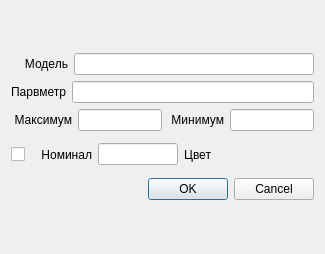
<?xml version="1.0" encoding="UTF-8"?>
<ui version="4.0">
 <class>TrendVarProp</class>
 <widget class="QDialog" name="TrendVarProp">
  <property name="windowModality">
   <enum>Qt::WindowModality::ApplicationModal</enum>
  </property>
  <property name="geometry">
   <rect>
    <x>0</x>
    <y>0</y>
    <width>325</width>
    <height>254</height>
   </rect>
  </property>
  <property name="windowTitle">
   <string/>
  </property>
  <property name="layoutDirection">
   <enum>Qt::LayoutDirection::LeftToRight</enum>
  </property>
  <property name="modal">
   <bool>false</bool>
  </property>
  <layout class="QVBoxLayout" name="verticalLayout_2">
   <item>
    <layout class="QVBoxLayout" name="verticalLayout">
     <item>
      <layout class="QHBoxLayout" name="horizontalLayout">
       <item>
        <widget class="QLabel" name="label">
         <property name="text">
          <string>    Модель</string>
         </property>
         <property name="alignment">
          <set>Qt::AlignmentFlag::AlignRight|Qt::AlignmentFlag::AlignTrailing|Qt::AlignmentFlag::AlignVCenter</set>
         </property>
        </widget>
       </item>
       <item>
        <widget class="QLineEdit" name="Object"/>
       </item>
      </layout>
     </item>
     <item>
      <layout class="QHBoxLayout" name="horizontalLayout_2">
       <item>
        <widget class="QLabel" name="label_2">
         <property name="text">
          <string>Парвметр</string>
         </property>
         <property name="alignment">
          <set>Qt::AlignmentFlag::AlignRight|Qt::AlignmentFlag::AlignTrailing|Qt::AlignmentFlag::AlignVCenter</set>
         </property>
        </widget>
       </item>
       <item>
        <widget class="QLineEdit" name="Param"/>
       </item>
      </layout>
     </item>
     <item>
      <layout class="QHBoxLayout" name="horizontalLayout_5">
       <item>
        <layout class="QHBoxLayout" name="horizontalLayout_3">
         <item>
          <widget class="QLabel" name="label_3">
           <property name="text">
            <string> Максимум</string>
           </property>
           <property name="alignment">
            <set>Qt::AlignmentFlag::AlignRight|Qt::AlignmentFlag::AlignTrailing|Qt::AlignmentFlag::AlignVCenter</set>
           </property>
          </widget>
         </item>
         <item>
          <widget class="QLineEdit" name="Max"/>
         </item>
        </layout>
       </item>
       <item>
        <layout class="QHBoxLayout" name="horizontalLayout_4">
         <item>
          <widget class="QLabel" name="label_4">
           <property name="text">
            <string> Минимум</string>
           </property>
           <property name="alignment">
            <set>Qt::AlignmentFlag::AlignRight|Qt::AlignmentFlag::AlignTrailing|Qt::AlignmentFlag::AlignVCenter</set>
           </property>
          </widget>
         </item>
         <item>
          <widget class="QLineEdit" name="Min"/>
         </item>
        </layout>
       </item>
      </layout>
     </item>
     <item>
      <layout class="QHBoxLayout" name="horizontalLayout_7">
       <item>
        <widget class="QCheckBox" name="UseNom">
         <property name="text">
          <string/>
         </property>
        </widget>
       </item>
       <item>
        <layout class="QHBoxLayout" name="horizontalLayout_6">
         <item>
          <widget class="QLabel" name="label_5">
           <property name="text">
            <string>   Номинал</string>
           </property>
           <property name="alignment">
            <set>Qt::AlignmentFlag::AlignRight|Qt::AlignmentFlag::AlignTrailing|Qt::AlignmentFlag::AlignVCenter</set>
           </property>
          </widget>
         </item>
         <item>
          <widget class="QLineEdit" name="Nom">
           <property name="maximumSize">
            <size>
             <width>80</width>
             <height>16777215</height>
            </size>
           </property>
          </widget>
         </item>
        </layout>
       </item>
       <item>
        <layout class="QHBoxLayout" name="horizontalLayout_8">
         <item>
          <widget class="QLabel" name="label_7">
           <property name="text">
            <string>Цвет</string>
           </property>
           <property name="alignment">
            <set>Qt::AlignmentFlag::AlignRight|Qt::AlignmentFlag::AlignTrailing|Qt::AlignmentFlag::AlignVCenter</set>
           </property>
          </widget>
         </item>
         <item>
          <widget class="DialColor" name="color" native="true">
           <property name="minimumSize">
            <size>
             <width>35</width>
             <height>35</height>
            </size>
           </property>
           <property name="maximumSize">
            <size>
             <width>35</width>
             <height>35</height>
            </size>
           </property>
          </widget>
         </item>
        </layout>
       </item>
       <item>
        <spacer name="horizontalSpacer">
         <property name="orientation">
          <enum>Qt::Orientation::Horizontal</enum>
         </property>
         <property name="sizeHint" stdset="0">
          <size>
           <width>40</width>
           <height>20</height>
          </size>
         </property>
        </spacer>
       </item>
      </layout>
     </item>
     <item>
      <widget class="QDialogButtonBox" name="buttonBox">
       <property name="orientation">
        <enum>Qt::Orientation::Horizontal</enum>
       </property>
       <property name="standardButtons">
        <set>QDialogButtonBox::StandardButton::Cancel|QDialogButtonBox::StandardButton::Ok</set>
       </property>
      </widget>
     </item>
    </layout>
   </item>
  </layout>
 </widget>
 <customwidgets>
  <customwidget>
   <class>DialColor</class>
   <extends>QWidget</extends>
   <header location="global">dialcolor.h</header>
   <container>1</container>
  </customwidget>
 </customwidgets>
 <resources/>
 <connections>
  <connection>
   <sender>buttonBox</sender>
   <signal>accepted()</signal>
   <receiver>TrendVarProp</receiver>
   <slot>accept()</slot>
   <hints>
    <hint type="sourcelabel">
     <x>248</x>
     <y>254</y>
    </hint>
    <hint type="destinationlabel">
     <x>157</x>
     <y>274</y>
    </hint>
   </hints>
  </connection>
  <connection>
   <sender>buttonBox</sender>
   <signal>rejected()</signal>
   <receiver>TrendVarProp</receiver>
   <slot>reject()</slot>
   <hints>
    <hint type="sourcelabel">
     <x>316</x>
     <y>260</y>
    </hint>
    <hint type="destinationlabel">
     <x>286</x>
     <y>274</y>
    </hint>
   </hints>
  </connection>
 </connections>
</ui>
